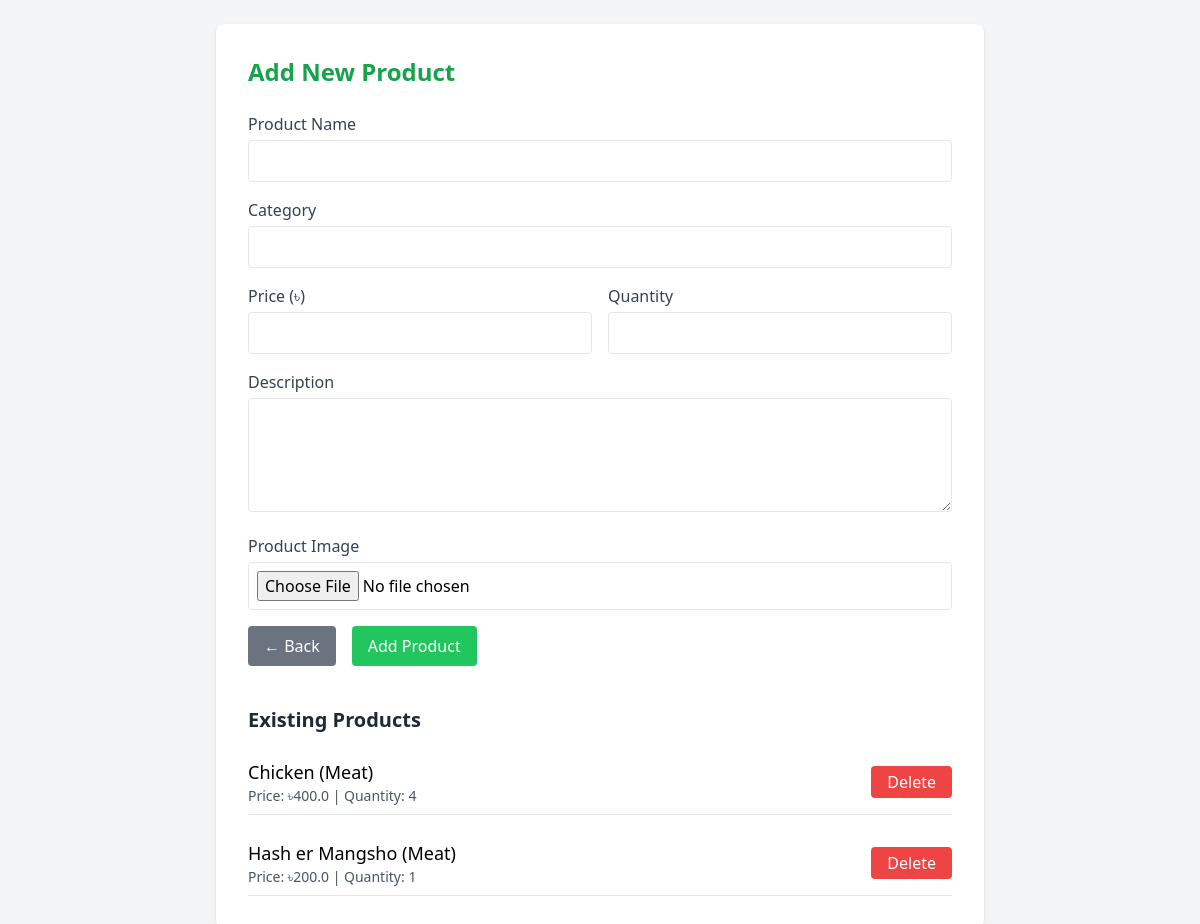
/add-product (signed in), run on an earlier commit of the app's database.
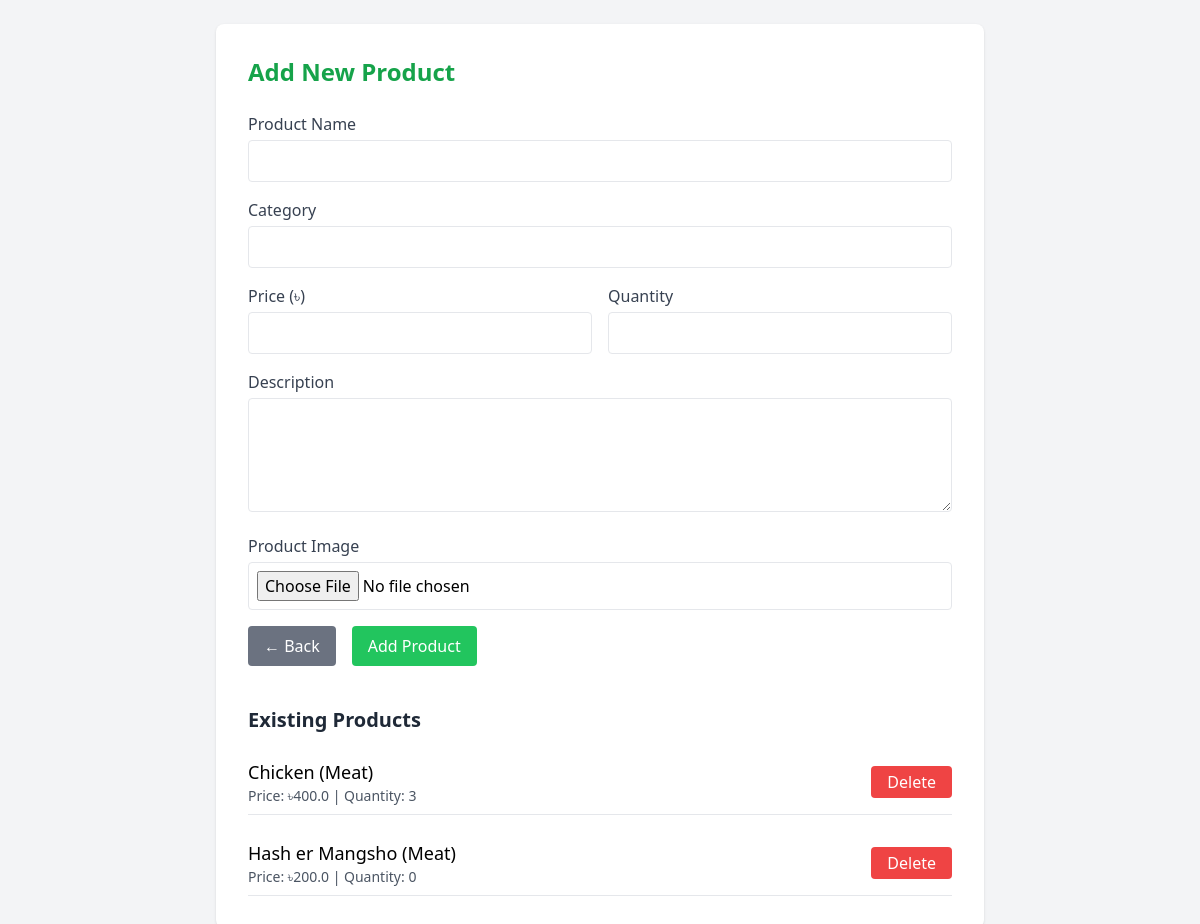
And on a later commit of the database.
### models.py (models this page shows, shortened)
class Product(db.Model):
    id = db.Column(db.Integer, primary_key=True)
    name = db.Column(db.String(100), nullable=False)
    category = db.Column(db.String(100), nullable=False)
    quantity = db.Column(db.Integer, nullable=False)
    unit_price = db.Column(db.Float, nullable=False)
    product_description = db.Column(db.String(200), nullable=True)
    image = db.Column(db.String(100), nullable=True)  # Add this line for the image
    added_by = db.Column(db.Integer, db.ForeignKey('user.id'), nullable=False)

### app.py (the view, shortened to what this page needs)
@app.route('/add-product', methods=['GET', 'POST'])
def add_product():
    user_id = session.get('user_id')
    if not user_id:
        return redirect(url_for('login'))
    user = db.session.get(User, user_id)
    if not user:
        return redirect(url_for('login'))
    success = None
    error = None
    products = Product.query.all()
    return render_template('add-product.html', user=user, success=success, error=error, products=products)

### templates/add-product.html (shortened to what this page needs)
<!DOCTYPE html>
<html lang="en">
<head>
  <script src="https://cdn.tailwindcss.com"></script>
</head>
<body class="bg-gray-100 min-h-screen p-6">
  <div class="max-w-3xl mx-auto bg-white p-8 rounded-lg shadow">
    <h2 class="text-2xl font-bold text-green-600 mb-6">Add New Product</h2>
    <form action="/add-product" method="POST" enctype="multipart/form-data" class="space-y-4">
      <div>
        <label class="block text-gray-700 mb-1">Product Name</label>
        <input type="text" name="name" class="w-full p-2 border rounded" required>
      </div>
      <div>
        <label class="block text-gray-700 mb-1">Category</label>
        <input type="text" name="category" class="w-full p-2 border rounded" required>
      </div>
      <div class="grid grid-cols-2 gap-4">
        <div>
          <label class="block text-gray-700 mb-1">Price (৳)</label>
          <input type="number" step="0.01" name="unit_price" class="w-full p-2 border rounded" required>
        </div>
        <div>
          <label class="block text-gray-700 mb-1">Quantity</label>
          <input type="number" name="quantity" class="w-full p-2 border rounded" required>
        </div>
      </div>
      <div>
        <label class="block text-gray-700 mb-1">Description</label>
        <textarea name="product_description" class="w-full p-2 border rounded" rows="4"></textarea>
      </div>
      <div>
        <label class="block text-gray-700 mb-1">Product Image</label>
        <input type="file" name="image" class="w-full p-2 border rounded">
      </div>
      <div class="flex space-x-4">
        <a href="{{ url_for('admin_panel') if user.role == 'admin' else url_for('manager_dashboard') }}" class="bg-gray-500 text-white px-4 py-2 rounded hover:bg-gray-600">← Back</a>
        <button type="submit" class="bg-green-500 text-white px-4 py-2 rounded hover:bg-green-600">Add Product</button>
      </div>
    </form>
    <h3 class="text-xl font-semibold text-gray-800 mt-10">Existing Products</h3>
    <div class="mt-4 space-y-4">
      {% for product in products %}
      <div class="flex justify-between items-center border-b py-2">
        <div class="flex-1">
          <p class="text-lg font-medium">{{ product.name }} ({{ product.category }})</p>
          <p class="text-sm text-gray-600">Price: ৳{{ product.unit_price }} | Quantity: {{ product.quantity }}</p>
        </div>
        <div class="flex space-x-4">
          <form action="/delete-product/{{ product.id }}" method="POST" onsubmit="return confirm('Are you sure you want to delete this product?');">
            <button type="submit" class="bg-red-500 text-white px-4 py-1 rounded hover:bg-red-600">Delete</button>
          </form>
        </div>
      </div>
      {% else %}
      <p class="text-gray-500">No products available.</p>
      {% endfor %}
    </div>
  </div>
</body>
</html>

What changed in the data, as far as the page shows it:
changed Product "Chicken": quantity "4" → "3"
changed Product "Hash er Mangsho": quantity "1" → "0"
